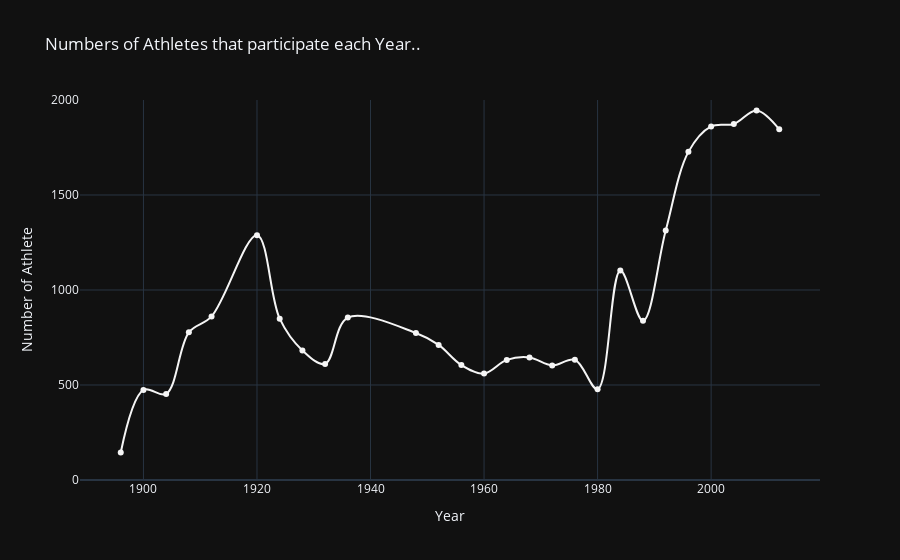

This figure's notebook cell:
### Code cell
px.line(Number_of_Athete , 
x = 'Year' , 
y = 'Number_of_Athete' , 
range_y=[0 , 2000], 
labels={'Number_of_Athete':'Number of Athlete'} , 
hover_data=Number_of_Athete.columns , 
hover_name='Year' ,
markers='markers' ,
line_shape='spline' ,
title='Numbers of Athletes that participate each Year..' ,
color_discrete_sequence=['whitesmoke'] ,
template='plotly_dark' ,
 )

### Figure 1 — Plotly figure (JSON) as saved in the notebook; plotly's stock layout.template omitted (floating-point values rounded to 4 significant figures)
{"data": [{"hovertemplate": "<b>%{hovertext}</b><br><br>Year=%{x}<br>Number of Athlete=%{y}<extra></extra>", "hovertext": [1896, 1900, 1904, 1908, 1912, 1920, 1924, 1928, 1932, 1936, 1948, 1952, 1956, 1960, 1964, 1968, 1972, 1976, 1980, 1984, 1988, 1992, 1996, 2000, 2004, 2008, 2012], "legendgroup": "", "line": {"color": "whitesmoke", "dash": "solid", "shape": "spline"}, "marker": {"symbol": "circle"}, "mode": "lines+markers", "name": "", "orientation": "v", "showlegend": false, "type": "scatter", "x": [1896, 1900, 1904, 1908, 1912, 1920, 1924, 1928, 1932, 1936, 1948, 1952, 1956, 1960, 1964, 1968, 1972, 1976, 1980, 1984, 1988, 1992, 1996, 2000, 2004, 2008, 2012], "xaxis": "x", "y": [145, 474, 453, 777, 861, 1288, 849, 682, 611, 855, 774, 711, 605, 560, 632, 645, 603, 633, 478, 1102, 838, 1313, 1727, 1861, 1874, 1945, 1846], "yaxis": "y"}], "layout": {"legend": {"tracegroupgap": 0}, "title": {"text": "Numbers of Athletes that participate each Year.."}, "xaxis": {"anchor": "y", "domain": [0, 1], "title": {"text": "Year"}}, "yaxis": {"anchor": "x", "domain": [0, 1], "range": [0, 2000], "title": {"text": "Number of Athlete"}}}}
